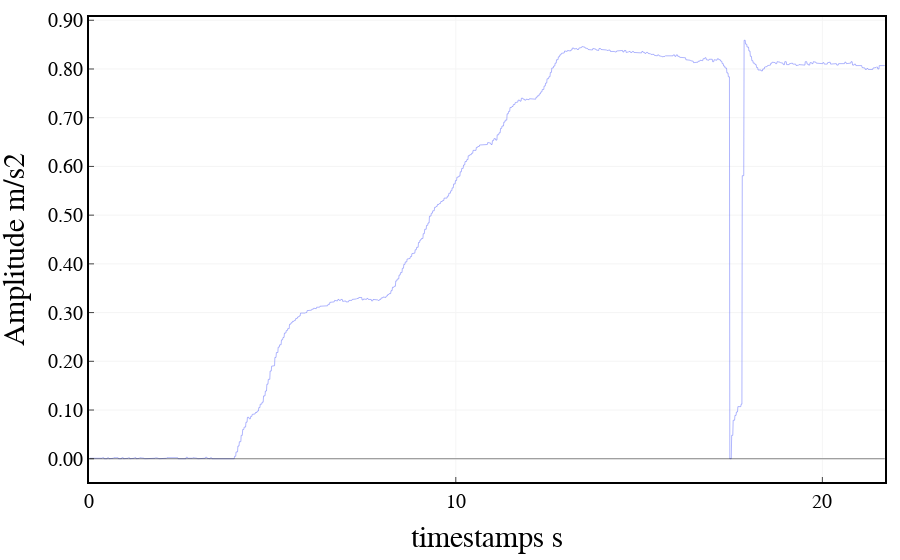

Notebook cell for this chart:
### Code cell
import scipy.signal as signal_p

# Define filter parameters
fs = 100  # Sampling frequency
fc = 4  # Cutoff frequency
order = 6  # Filter order



# Create low-pass Butterworth filter
b, a = signal_p.butter(order, fc / (fs / 2), btype='low')

# Apply filter to signal data
signalf = signal_p.filtfilt(b, a, imu_data[:,:6], axis=0)
timestamp = imu_data[:,7]
fig = go.Figure()
# fig.add_trace(go.Scatter(x=timestamp, y=imu_data[:,3],
#                     mode='lines',
#                     line=dict(width=0.5),
#                     name='aX'))
# fig.add_trace(go.Scatter(x=timestamp, y=imu_data[:,4],
#                     mode='lines',
#                     line=dict(width=0.5),
#                     name='aY'))
# fig.add_trace(go.Scatter(x=timestamp, y=imu_data[:,5],
#                     mode='lines',
#                     line=dict(width=0.5),
#                     name='aZ'))

fig.add_trace(go.Scatter(x=timestamp, y=imu_data[:,8]/1000,
                    mode='lines',
                    line=dict(width=0.5),
                    name='zrange'))


# # Add a rectangle to the plot
# fig.add_shape(type='rect',
#               x0=0,
#               y0=-2,
#               x1=10,
#               y1=2,
#               line=dict(color='blue', width=0.5),
#             #   fillcolor='lightblue',
#               opacity=0.5)

fig.add_shape(type='line',
                x0=0,
                y0=0,
                x1=timestamp[-1].astype(float),
                y1=0,
                line=dict(color='black', width=0.5),
            #   fillcolor='lightblue',
                opacity=1)

    
    


fig.update_layout(xaxis_title='timestamps s',
                        yaxis_title='Amplitude m/s2',
                        font=dict(size=25, family='Arial', color='rgb(0, 0, 0)'),
                        margin={'l': 15, 'r': 15, 't': 15, 'b': 15},
                        # width=1000, height=400,
                        legend=dict(
                            yanchor="top",
                            y=1.2,
                            xanchor="left",
                            x = 0.25,
                            font=dict(
                                family='Arial',
                                size=25,
                                color='rgb(0, 0, 0)',
                            ),
                            orientation="h",
                            # bordercolor="Black",
                            # borderwidth=1
                        ),
                        plot_bgcolor='rgb(255,255,255)',
                        xaxis=dict(
                            showline=True,
                            linecolor='rgb(0, 0, 0)',
                            linewidth=2,
                            ticks='inside',
                            tickfont=dict(
                                family='Arial',
                                size=20,
                                color='rgb(0, 0, 0)',
                            ),
                            tick0 = 150,
                            dtick = 10,
                            gridcolor='rgb(245, 245, 245)',
                            mirror=True
                        ),
                        yaxis=dict(
                            # range = [0, 1],
                            showline=True,
                            linecolor='rgb(0, 0, 0)',
                            linewidth=2,
                            ticks='inside',
                            tickfont=dict(
                                family='Arial',
                                size=20,
                                color='rgb(0, 0, 0)',
                            ),
                            tickformat='.2f',   # y轴刻度分辨率
                            gridcolor='rgb(245, 245, 245)',
                            mirror=True
                        ),
        )

fig.show()

### Figure 1 — Plotly figure (JSON) as saved in the notebook; plotly's stock layout.template omitted (floating-point values rounded to 4 significant figures; data arrays with more than 128 entries replaced by an {"elided": "..."} marker saying what was removed)
{"data": [{"line": {"width": 0.5}, "mode": "lines", "name": "zrange", "type": "scatter", "x": {"elided": "2171 float values"}, "y": {"elided": "2171 float values"}}], "layout": {"font": {"color": "rgb(0, 0, 0)", "family": "Arial", "size": 25}, "legend": {"font": {"color": "rgb(0, 0, 0)", "family": "Arial", "size": 25}, "orientation": "h", "x": 0.25, "xanchor": "left", "y": 1.2, "yanchor": "top"}, "margin": {"b": 15, "l": 15, "r": 15, "t": 15}, "plot_bgcolor": "rgb(255,255,255)", "shapes": [{"line": {"color": "black", "width": 0.5}, "opacity": 1, "type": "line", "x0": 0, "x1": 21.7, "y0": 0, "y1": 0}], "xaxis": {"dtick": 10, "gridcolor": "rgb(245, 245, 245)", "linecolor": "rgb(0, 0, 0)", "linewidth": 2, "mirror": true, "showline": true, "tick0": 150, "tickfont": {"color": "rgb(0, 0, 0)", "family": "Arial", "size": 20}, "ticks": "inside", "title": {"text": "timestamps s"}}, "yaxis": {"gridcolor": "rgb(245, 245, 245)", "linecolor": "rgb(0, 0, 0)", "linewidth": 2, "mirror": true, "showline": true, "tickfont": {"color": "rgb(0, 0, 0)", "family": "Arial", "size": 20}, "tickformat": ".2f", "ticks": "inside", "title": {"text": "Amplitude m/s2"}}}}
